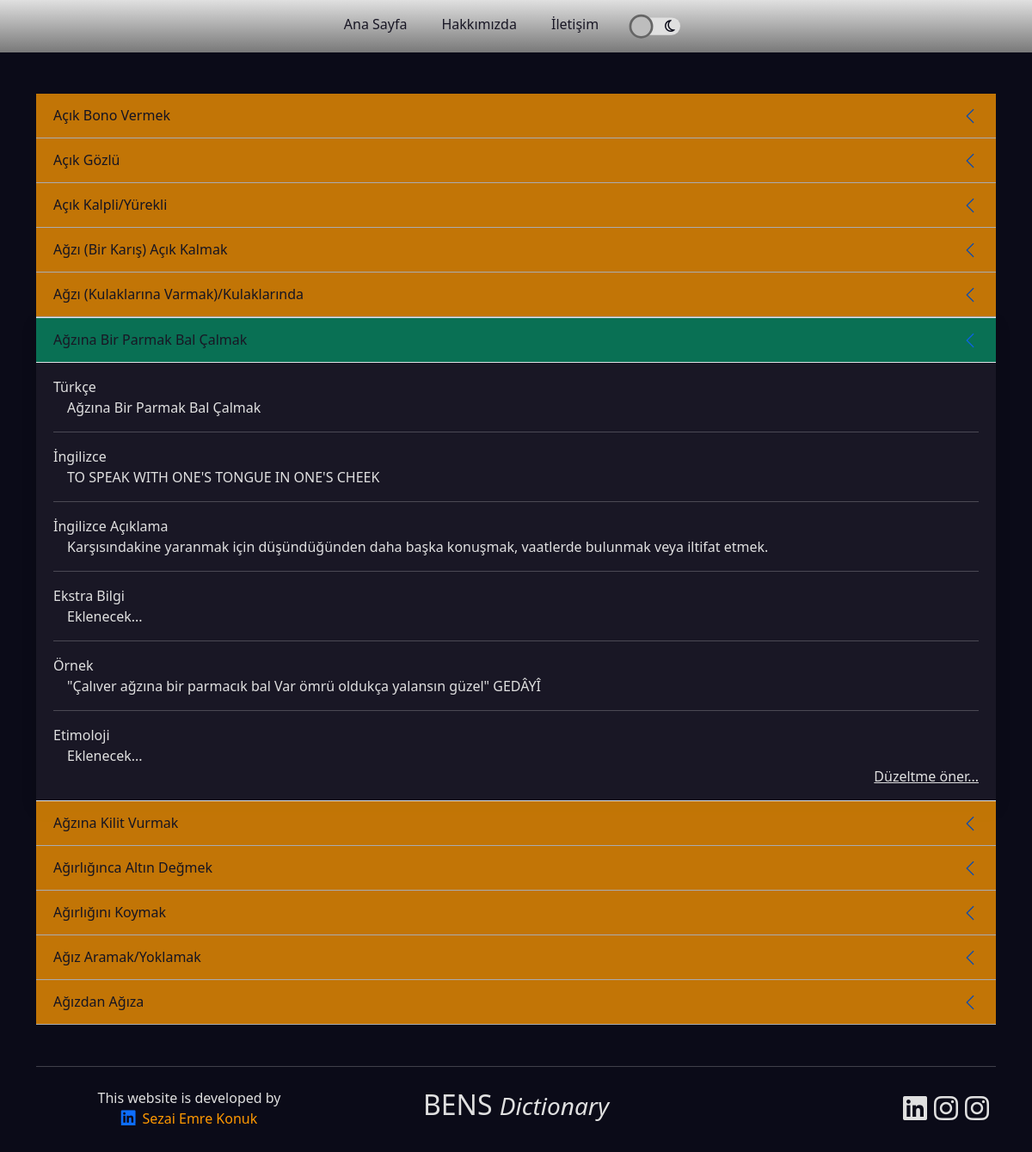
The app's page /search/agzna-bir-parmak-bal-calmak with its own data.
### dictionary/models.py (models this page shows, shortened)
class Structure(models.Model):
    structureType = models.ForeignKey(typeOf, on_delete=models.CASCADE, null=True)
    turkish = models.CharField(max_length=200)
    english = models.CharField(max_length=200)
    description = models.TextField()
    extraInformation = models.CharField(max_length=200, blank=True, null=True)
    example = models.TextField(blank=True, null=True)
    etymology = models.TextField(blank=True, null=True)
    original = models.ForeignKey(comesFrom, null=True, blank=True, on_delete=models.CASCADE)
    last_searched = models.DateTimeField(auto_now=False, blank=True, null=True)
    search_count = models.IntegerField(default=0)
    slug = models.SlugField(max_length=200, unique=True, null=True, blank=True)

### dictionary/views.py (the view)
# urls.py: path('search/<slug:slug>', views.slugSearch, name='slugSearch'),
def slugSearch(request, slug):
    searchResult = Structure.objects.get(slug=slug)
    resultId = searchResult.id
    print(resultId)
    searchType = searchResult.structureType
    lowerList = []
    upperList = []
    if searchType == 'Tüm Türler':
        for i in range(resultId + 1, resultId + 6):
            try:
                lowerList.append(Structure.objects.get(id=i))
            except:
                break
        if resultId - 5 <= 0:
            for i in range(1, resultId):
                try:
                    upperList.append(Structure.objects.get(id=i))
                except:
                    break
        else:
            for i in range(resultId - 5, resultId):
                try:
                    upperList.append(Structure.objects.get(id=i))
                except:
                    break
    else:
        filteredQueries = Structure.objects.filter(
            structureType=typeOf.objects.get(type=searchType)).order_by(
            'turkish')
        indexOfStructure = list(filteredQueries).index(searchResult)
        print(indexOfStructure)
        upperList = filteredQueries[max(0, indexOfStructure - 5):indexOfStructure]
        lowerList = filteredQueries[indexOfStructure + 1:indexOfStructure + 6]
    return render(request, 'dictionary/search.html',
                  {'searchResult': searchResult,
                   'lowerList': lowerList, 'upperList': upperList, 'noResult': False})

### dictionary/models.py (called while the page is built)
    def __str__(self):
        return self.type

### dictionary/templates/dictionary/search.html (shortened to what this page needs)
{% extends 'base.html' %}
{% load static %}
{% block content %}
<div class="container mt-5">
    <div class="accordion accordion-flush" id="accordionExample">
        {% for topStructure in upperList %}
            <a href="{% url 'slugSearch' topStructure.slug %}" class="accordion-item no-underline">
                <h2 class="accordion-header no-underline" style="opacity: 0.75;" id="">
                    <div class="accordion-button" type="button" data-bs-toggle="collapse" data-bs-target="" aria-expanded="true" aria-controls="collapseOne">
                        {{ topStructure.turkish }}
                    </div>
                </h2>
            </a>
        {% endfor %}
        {% include 'dictionary/partials/_structure.html' with searchResult=searchResult %}
        {% for downStructure in lowerList %}
        <a href="{% url 'slugSearch' downStructure.slug %}" class="accordion-item no-underline">
            <h2 class="accordion-header no-underline" style="opacity: 0.75;" id="">
                <div class="accordion-button" type="button" data-bs-toggle="collapse" data-bs-target="" aria-expanded="true" aria-controls="collapseOne">
                    {{ downStructure.turkish }}
                </div>
            </h2>
        </a>
        {% endfor %}
    </div>
</div>
{% endblock content %}

### dictionary/templates/dictionary/partials/_structure.html (shortened to what this page needs)
{% if not noResult %}
<div class="accordion-item shadow my-0">
    <h2 class="accordion-header" id="headingOne">
      <button class="accordion-button theme-bg-green" type="button" data-bs-toggle="collapse" data-bs-target="#collapseOne" aria-expanded="false" aria-controls="collapseOne" data-bs-parent="#accordionExample">
        {{ searchResult.turkish }}
      </button>
    </h2>
    <div id="collapseOne" class="accordion-collapse collapse show" aria-labelledby="headingOne" data-bs-parent="#accordionExample">
      <div class="accordion-body theme-bg-color theme-text">
        <span class="theme-text">Türkçe</span><br>
        <span class="p-3">{{ searchResult.turkish }}</span>
        <hr class="text-center">
        <span class="theme-text">İngilizce</span><br>
        <span class="p-3">{{ searchResult.english }}</span>
        <hr class="text-center">
        <span class="theme-text">İngilizce Açıklama</span><br>
        <span class="p-3">{{ searchResult.description }}</span>
        <hr class="text-center">
        <span class="theme-text">Ekstra Bilgi</span><br>
        <span class="p-3">{{ searchResult.extraInformation }}</span>
        <hr class="text-center">
        <span class="theme-text">Örnek</span><br>
        <span class="p-3">{{ searchResult.example }}</span>
        <hr class="text-center">
        <span class="theme-text">Etimoloji</span><br>
        <span class="p-3">{{ searchResult.etymology }}</span>
        <a type="button" class="theme-text d-block text-end" data-bs-toggle="modal" data-bs-target="#staticBackdrop">
          Düzeltme öner...
      </a>
      </div>
    </div>
  </div>
{% else %}
  <div class="container">
    <div class="display-2 text-center p-5">
      Sonuç Bulunamadı
    </div>
  </div>
{% endif %}

### static/css/custom.css (style rules this page uses)
:root { --theme-orange-low-opacity: rgba(255, 153, 0,0.8); --theme-orange: #FF9900; --theme-orange-dark: rgba(196,116,0,1); --theme-orange-dark-low-opacity: rgba(196,116,0,0.8); }
body[data-theme="dark"] { background-color: var(--theme-white); --theme-white: #0b0b18; --theme-full-white: #191725; --theme-black: #e0e0e0; --theme-blue: #6599FF; --theme-gray: #797979; --theme-light-blue:#6599FF; --theme-green: #097054; --theme-green-dark: #00e686; --theme-yellow: #FFDE00; }
.theme-bg-color { background: var(--theme-full-white) !important; background: linear-gradient(0deg, var(--theme-full-white) 0%, var(--theme-full-white) 100%) !important; }
.theme-bg-green { background-color: var(--theme-green) !important; }
.theme-text { color: var(--theme-black) !important; transition: color 0.4s; }
.no-underline { text-decoration: none !important; }
.accordion-button:nth-child(odd) { background: var(--theme-orange); }
.accordion-button:not(.collapsed) { color: var(--theme-full-white) !important; }
.accordion-button:not(.collapsed)::after { transform: rotate(90deg) !important; }

### records on screen
Structure: turkish "Açık Bono Vermek"
Structure: turkish "Açık Gözlü"
Structure: turkish "Açık Kalpli/Yürekli"
Structure: turkish "Ağzı (Bir Karış) Açık Kalmak"
Structure: turkish "Ağzı (Kulaklarına Varmak)/Kulaklarında"
Structure: turkish "Ağzına Bir Parmak Bal Çalmak", english "TO SPEAK WITH ONE'S TONGUE IN ONE'S CHEEK", description "Karşısındakine yaranmak için düşündüğünden daha başka konuşmak, vaatlerde bulunmak veya iltifat etmek.", extraInformation "Eklenecek...", example "\"Çalıver ağzına bir parmacık bal Var ömrü oldukça yalansın güzel\" GEDÂYÎ", etymology "Eklenecek..."
Structure: turkish "Ağzına Kilit Vurmak"
Structure: turkish "Ağırlığınca Altın Değmek"
Structure: turkish "Ağırlığını Koymak"
Structure: turkish "Ağız Aramak/Yoklamak"
Structure: turkish "Ağızdan Ağıza"
